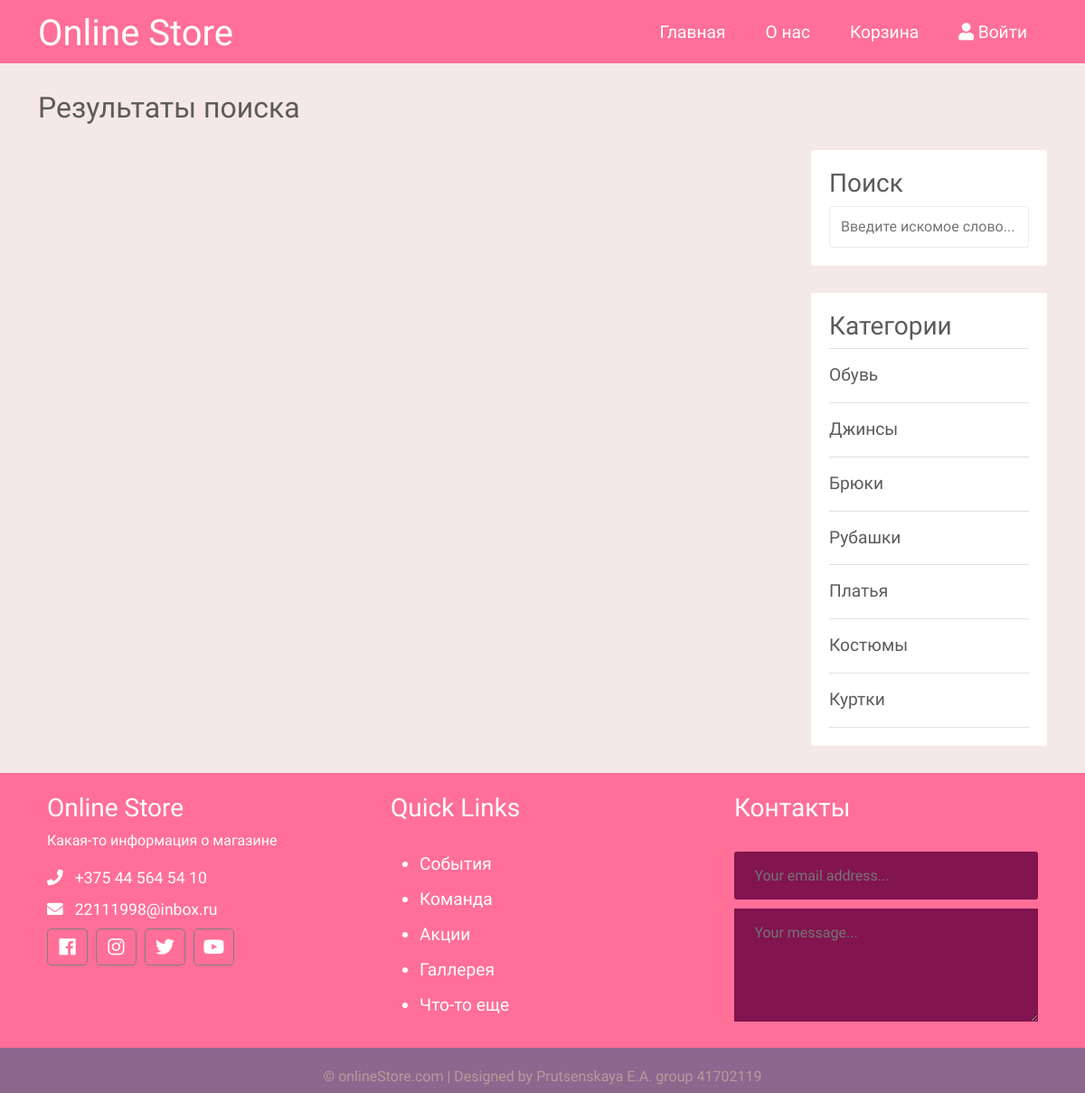
Screenshot of /search.php with the database file from the repository.
### tables this page shows
CREATE TABLE `topics` (
  `id` int NOT NULL,
  `name` varchar(255) NOT NULL,
  `description` text NOT NULL
);

### app/database/db.php (called while the page is built, shortened)
<?php
require 'connect.php';
function dbCheckError($query){
    $errInfo = $query->errorInfo();
    return true;
}
function selectAll($table, $params = []){
    global $pdo;
    $sql = "SELECT * FROM $table";
    $query = $pdo->prepare($sql);
    $query->execute();
    return $query->fetchAll();
}

### app/controllers/topics.php (called while the page is built, shortened)
<?php
include "e:/serverAmpps/Ampps/www/OnlineStore/app/database/db.php";
$topics = selectAll('topics');

### search.php (the view, shortened to what this page needs)
<?php
    include "app/controllers/topics.php";
?>
<!doctype html>
<html lang="ru">
<head>
    <link href="https://cdn.jsdelivr.net/npm/bootstrap@5.0.0-beta2/dist/css/bootstrap.min.css" rel="stylesheet">
    <link rel="stylesheet" href="https://use.fontawesome.com/releases/v5.7.2/css/all.css"
>
    <link rel="stylesheet" href="assets/css/style.css">
</head>
<body>
<?php include("app/include/header.php"); ?>
<div class="container">
			<div class="content row">
<div class="main-content col-md-9 col-12">
					<h2>Результаты поиска</h2>
				</div>
				<div class="sidebar col-md-3 col-12">
					<div class="section search">
						<h3>Поиск</h3>
						<form action="search.php" method="post">
							<input
								type="text"
								name="search-term"
								class="text-input"
								placeholder="Введите искомое слово..."
							/>
						</form>
					</div>
					<div class="section topics">
						<h3>Категории</h3>
						<ul>
							<?php foreach ($topics as $key => $topic): ?>
                    <li>
                        <a href="<?="http://localhost/OnlineStore/" . 'category.php?id=' . $topic['id']; ?>"><?=$topic['name']; ?></a>
                    </li>
                    <?php endforeach; ?>
						</ul>
					</div>
				</div>
			</div>
		</div>
<?php include("app/include/footer.php"); ?>
</body>
</html>

### assets/css/style.css (style rules this page uses)
* { font-family: 'Comfortaa', cursive; }
html, h1, h2, h3, h4, h5, h6 { color: #5c5b5b; }
body { background: #f5e8e8; }
a { text-decoration: none; color: inherit; }
input { padding: 10px 12px; display: block; width: 100%; border-radius: 3px; border: 1px solid #ececec; line-height: 1.5rem; color: #444444; font-size: 1rem; }
.main-content h2 { margin: 30px 0; }
.search { margin-top: 96px; }
.sidebar .section { background: #ffffff; padding: 20px; border-radius: 3px; margin-bottom: 30px; }
.sidebar .topics ul { margin: 0px; padding: 0px; list-style: none; border-top: 1px solid #e0e0e0; }
.sidebar .topics ul li a { display: block; padding: 15px 0px 15px 0px; border-bottom: 1px solid #e0e0e0; transition: all 0.3s; text-decoration: none; font-weight: 500; color: #5c5b5b; font-size: 1.2em; }

### rows the page displays
topics: name "Обувь"
topics: name "Джинсы"
topics: name "Брюки"
topics: name "Рубашки"
topics: name "Платья"
topics: name "Костюмы"
topics: name "Куртки"
